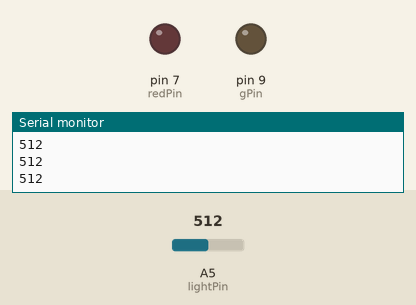
Simulated run of this sketch. Board: Arduino Uno, built with avr-gcc and run on an emulated ATmega328P. Parts: output pins drawn as LEDs (lit = HIGH), the last lines printed to the serial monitor. The inputs (shaded band) are chosen by the test bench; at power-on: A5 (lightPin) = 512.

Above: at 1.2 s.
1.3 s: A5 (lightPin) set to 484
At 2.0 s:
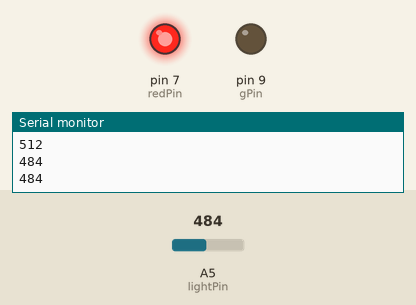
3.2 s: A5 (lightPin) set to 687
4.7 s: A5 (lightPin) set to 710
At 5.3 s:
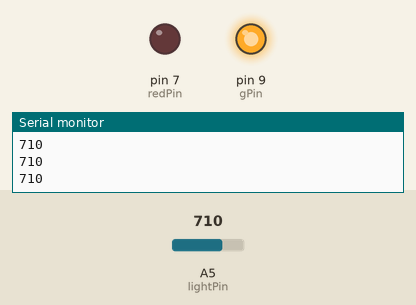
6.5 s: A5 (lightPin) set to 490
At 7.3 s:
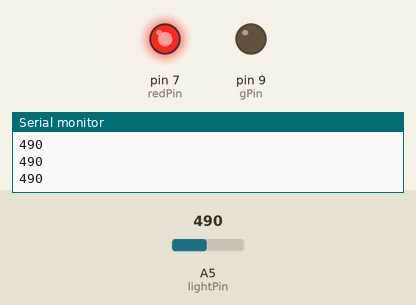
8.2 s: A5 (lightPin) set to 716
At 9.3 s:
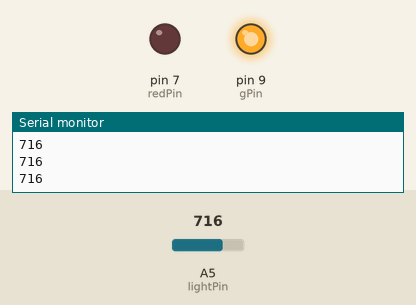
Timing chart, 0 to 11.0 s (numbered marks = the images above; inputs shaded):
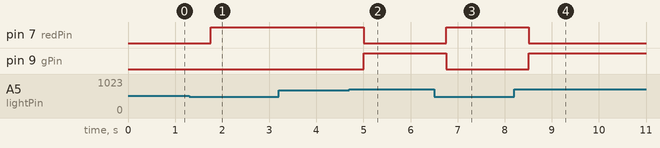

Measured:
- the behaviour switches between 500 and 499 on A5 (lightPin) (found by bisection; images 0 and 1)
- the behaviour switches between 699 and 700 on A5 (lightPin) (found by bisection; images 1 and 2)
- after the input at 1.3 s, pin 7 (redPin): LOW → HIGH after 0.45 s
- after the input at 4.7 s, pin 7 (redPin): HIGH → LOW after 0.31 s; pin 9 (gPin): LOW → HIGH after 0.31 s
- after the input at 6.5 s, pin 7 (redPin): LOW → HIGH after 0.26 s; pin 9 (gPin): HIGH → LOW after 0.26 s
- after the input at 8.2 s, pin 7 (redPin): HIGH → LOW after 0.31 s; pin 9 (gPin): LOW → HIGH after 0.31 s

The sketch:

Lesson25_New_Ard.ino
```cpp
int redPin = 7;
int gPin = 9;
int lightPin = A5;
int lightVal;
int delayT = 250;

void setup() {
  // put your setup code here, to run once:
Serial.begin(9600);
pinMode(redPin,OUTPUT);
pinMode(gPin,OUTPUT);
pinMode(lightPin,INPUT);
}

void loop() {
  // put your main code here, to run repeatedly:

lightVal = analogRead(lightPin);
Serial.println(lightVal);
delay(delayT);

if (lightVal >= 700){
  digitalWrite(gPin,HIGH);
  digitalWrite(redPin, LOW);
  }
if (lightVal<500){
  digitalWrite(gPin,LOW);
  digitalWrite(redPin,HIGH);
}
}
```
